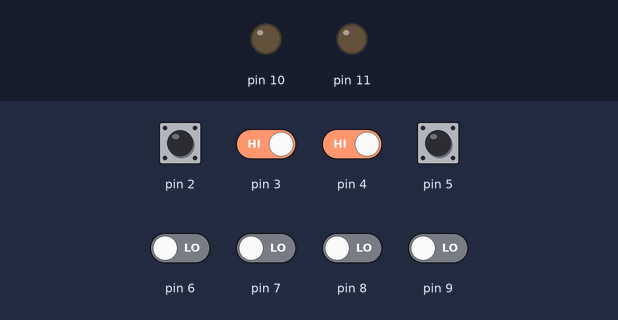
A sketch run on a simulated Arduino Uno, built with avr-gcc and run on an emulated ATmega328P. Shown: output pins drawn as LEDs (lit = HIGH). The inputs (shaded band) are chosen by the test bench; at power-on: pin 2–5 HIGH, pin 6–9 LOW.

Above: at 1.2 s.
1.3 s: pin 3 driven LOW
At 1.8 s:
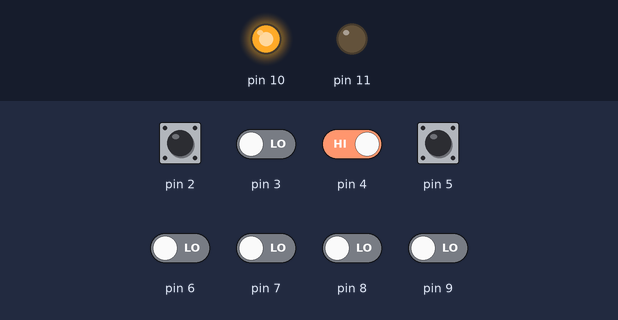
2.8 s: pin 3 driven HIGH
At 4.0 s:
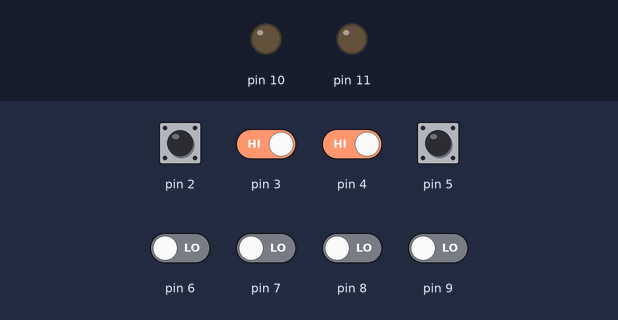
4.3 s: pin 4 driven LOW
At 5.3 s:
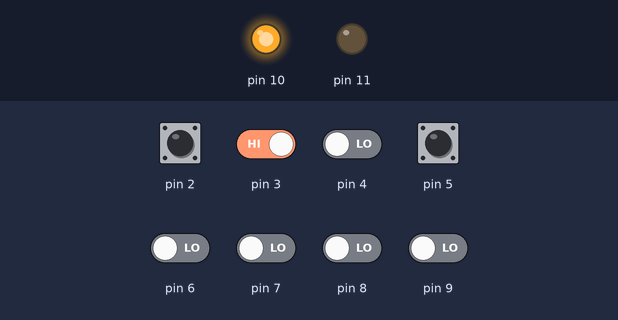
Timing chart, 0 to 7.3 s (numbered marks = the images above; inputs shaded):
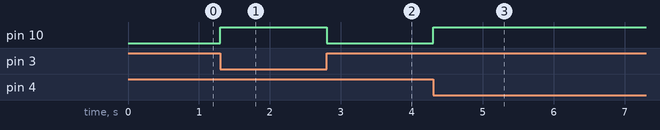

Measured:
- after the input at 1.3 s, pin 10: LOW → HIGH at once
- after the input at 2.8 s, pin 10: HIGH → LOW at once
- after the input at 4.3 s, pin 10: LOW → HIGH at once

The sketch:

Lift_Practical.ino
```cpp
void setup() {
  // put your setup code here, to run once:
  pinMode(2, INPUT);
  pinMode(3, INPUT);
  pinMode(4, INPUT);
  pinMode(5, INPUT);
  pinMode(6, INPUT);
  pinMode(7, INPUT);
  pinMode(8, INPUT);
  pinMode(9, INPUT);
  pinMode(10, OUTPUT);
  pinMode(11, OUTPUT);


}

void loop() {
  // put your main code here, to run repeatedly:
  int p_val, r_val;

  if(digitalRead(2) == 0){
    p_val =1;
  }
  if(digitalRead(3) == 0){
    p_val =2;
  }
  if(digitalRead(4) == 0){
    p_val =3;
  }
  if(digitalRead(5) == 0){
    p_val =4;
  }
  if(digitalRead(9) == 1){
    r_val =1;
  }
  if(digitalRead(8) == 1){
    r_val =2;
  }
  if(digitalRead(7) == 1){
    r_val =3;
  }
  if(digitalRead(6) == 1){
    r_val =4;
  }

  if(p_val > r_val){
    digitalWrite(9, LOW);
    digitalWrite(10,HIGH);

  }
  else if(p_val < r_val){
    digitalWrite(11, LOW);
    digitalWrite(10,HIGH);

  }
  else{
    digitalWrite(10, LOW);
    digitalWrite(11,LOW);

  }


}
```
